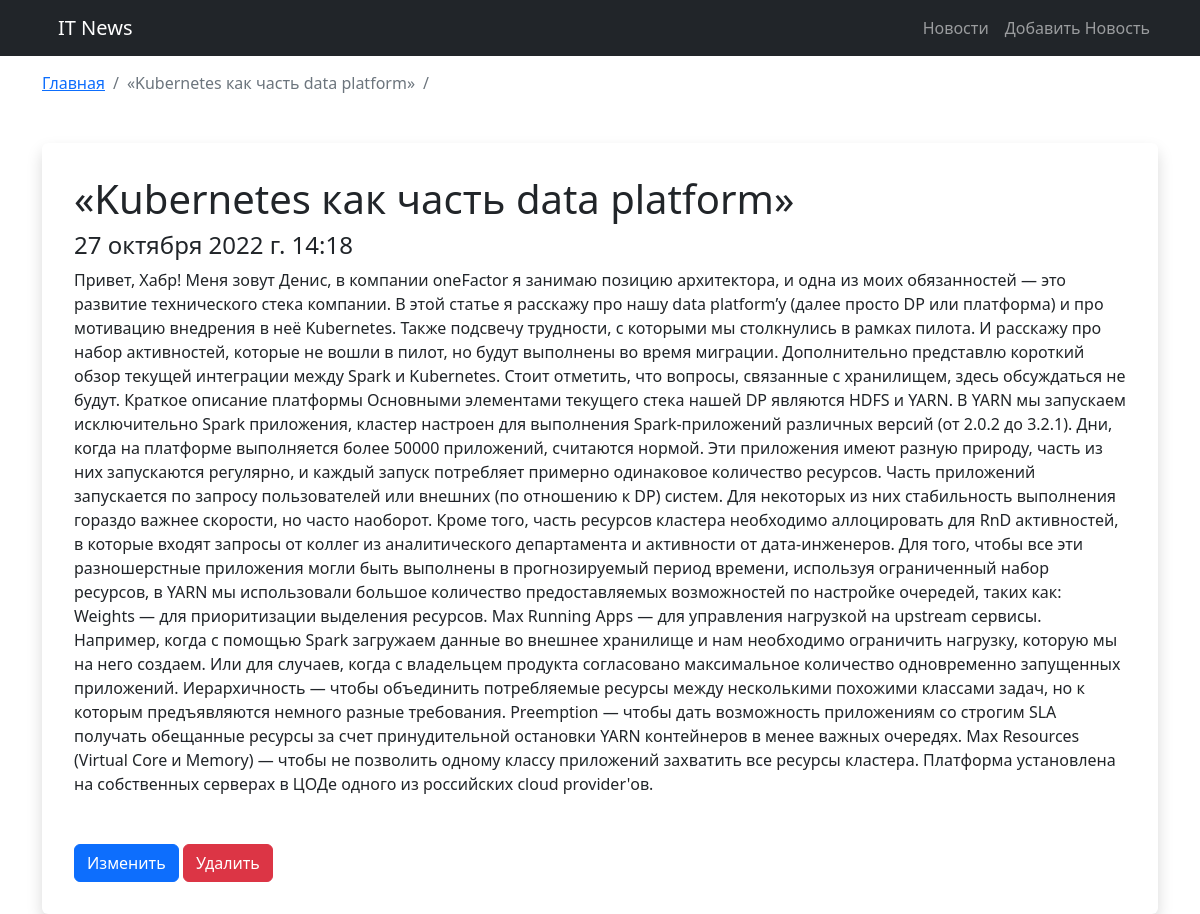
Screenshot of /post/view/6/ with the database file from the repository.
### newsApp/models.py (models this page shows, shortened)
class Post(models.Model):
    title = models.CharField("Заголовок", max_length = 255)
    postDate = models.DateTimeField("Дата публикации", default = datetime.now)
    content = models.TextField("Контент")
    class Meta:
        verbose_name = "Пост"
        verbose_name_plural = "Посты"

### newsApp/views.py (the view)
# urls.py: path('post/view/<int:pk>/', views.postDetail, name = "postDetail"),
def postDetail(request, pk):
    post = get_object_or_404(Post, pk = pk)
    return render(request, "post-detail.html", {
        "post": post
    })

### newsApp/templates/post-detail.html (shortened to what this page needs)
{% load static %}
<!DOCTYPE html>
<html lang="en-ru">
<head>
    <link rel="stylesheet" href="{% static 'css/bootstrap.rtl.min.css' %}">
</head>
<body>
    <nav class="navbar navbar-expand-lg navbar-dark bg-dark">
        <div class="container">
            <a class = "navbar-brand" href="#">IT News</a>
            <div class="collapse navbar-collapse" id="navbarSupportedContent">
                <ul class="navbar-nav me-auto mb-2 mb-lg-0">
                    <li class="nav-item">
                      <a class="nav-link" href="{% url 'HomePage' %}">Новости</a>
                    </li>
                    <li class="nav-item">
                      <a class="nav-link" href="{% url 'admin:index' %}">Добавить Новость</a>
                    </li>
                </ul>
            </div>
        </div>
    </nav>
    <div class="container mb-5" style="margin-top: 15px;">
          <nav aria-label="breadcrumb">
            <ol class="breadcrumb">
                <li class="breadcrumb-item"><a href="{% url 'HomePage' %}">Главная</a></li>
                <li class="breadcrumb-item active" aria-current="page">{{ post.title }}</li>
            </ol>
          </nav>
    </div>
    <div class="main">
        <div class="container">
            <div class="card border border-0 shadow p-3 nb-5 bg-body rounded">
                <div class="card-body">
                    <h1 class="display-6 mb-2">{{ post.title }}</h1>
                    <h4 class="subtitle nb-5">{{ post.postDate }}</h4>
                    <p class="mb-5">{{ post.content }}</p>
                    <a href="{% url 'admin:index' %}" class="btn btn-primary">Изменить</a>
                    <a href="{% url 'admin:index' %}" class="btn btn-danger">Удалить</a>
                </div>
            </div>
        </div>
    </div>
</body>
</html>

### rows the page displays
Post: title "«Kubernetes как часть data platform»", postDate "27 октября 2022 г. 14:18", content "Привет, Хабр! Меня зовут Денис, в компании oneFactor я занимаю позицию архитектора, и одна из моих обязанностей — это развитие технического стека компании. В этой статье я расскажу про нашу data platform’у (далее просто DP или платформа) и про мотивацию внедрения в неё Kubernetes. Также подсвечу трудности, с которыми мы столкнулись в рамках пилота. И расскажу про набор активностей, которые не вошли в пилот, но будут выполнены во время миграции. Дополнительно представлю короткий обзор текущей интеграции между Spark и Kubernetes. Стоит отметить, что вопросы, связанные с хранилищем, здесь обсуждаться не будут. Краткое описание платформы Основными элементами текущего стека нашей DP являются…"
